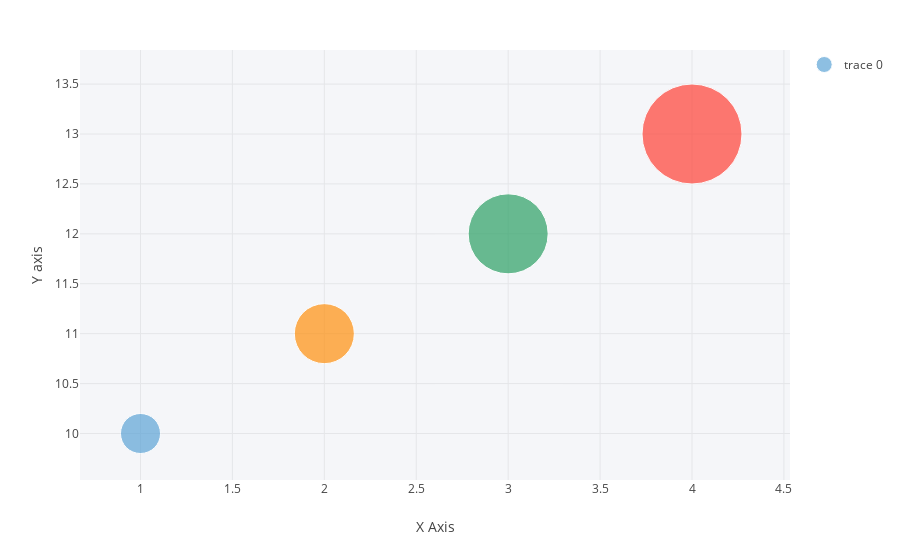

Notebook code for this chart:
### Code cell
{{
    val trace1 = Scatter(
      Seq(1, 2, 3, 4),
      Seq(10, 11, 12, 13),
      text = Seq("""A
      size = 40""", """B
      size = 60""", """C
      size = 80""", """D
      size = 100"""),
      mode = ScatterMode(ScatterMode.Markers),
      marker = Marker(
        color = Seq(Color.RGB(93, 164, 214), Color.RGB(255, 144, 14), Color.RGB(44, 160, 101), Color.RGB(255, 65, 54)),
        size = Seq(40, 60, 80, 100)
      )
    )

    val data = Seq(trace1)

    val layout = Layout(
      //title = "Bubble Chart Hover Text",
      showlegend = true, 
      margin = Margin(t = 50),
      plot_bgcolor = Color.RGBA(245, 246, 249, 1),
      xaxis = Axis("X Axis"), yaxis = Axis("Y axis")   
    )

    plot(data, layout)
}}

### Figure 1 — Plotly figure (JSON) as saved in the notebook; plotly's stock layout.template omitted (floating-point values rounded to 4 significant figures)
{"data": [{"marker": {"color": ["rgb(93, 164, 214)", "rgb(255, 144, 14)", "rgb(44, 160, 101)", "rgb(255, 65, 54)"], "size": [40, 60, 80, 100]}, "mode": "markers", "text": ["A\n      size = 40", "B\n      size = 60", "C\n      size = 80", "D\n      size = 100"], "type": "scatter", "x": [1, 2, 3, 4], "y": [10, 11, 12, 13]}], "layout": {"margin": {"t": 50}, "plot_bgcolor": "rgba(245, 246, 249, 1.0)", "showlegend": true, "xaxis": {"title": "X Axis"}, "yaxis": {"title": "Y axis"}}}
